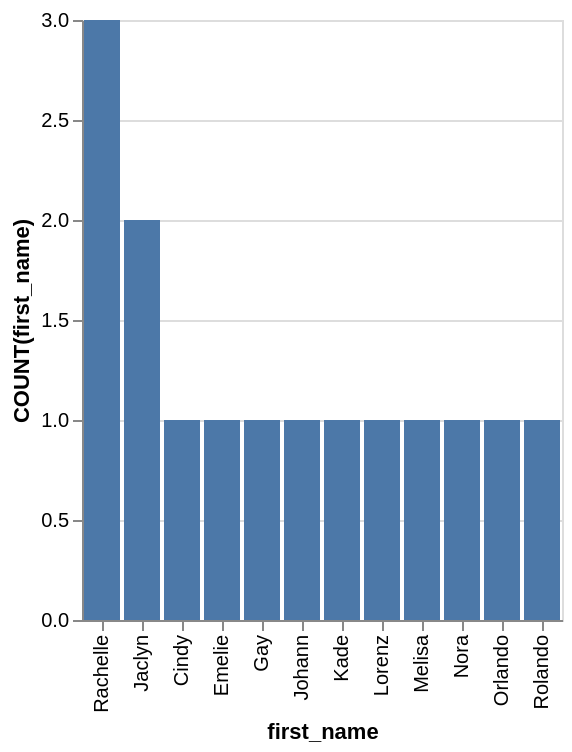

Describe this chart as a Vega-Lite specification.
### Vega-Lite specification from a JSON file in a GitHub repository (floating-point values rounded to 4 significant figures)
{"data": {"values": [{"x_data": "Cindy", "y_data": 1}, {"x_data": "Emelie", "y_data": 1}, {"x_data": "Gay", "y_data": 1}, {"x_data": "Jaclyn", "y_data": 2}, {"x_data": "Johann", "y_data": 1}, {"x_data": "Kade", "y_data": 1}, {"x_data": "Lorenz", "y_data": 1}, {"x_data": "Melisa", "y_data": 1}, {"x_data": "Nora", "y_data": 1}, {"x_data": "Orlando", "y_data": 1}, {"x_data": "Rachelle", "y_data": 3}, {"x_data": "Rolando", "y_data": 1}]}, "mark": "bar", "encoding": {"x": {"field": "x_data", "type": "nominal", "title": "first_name", "sort": {"op": "sum", "field": "y_data", "order": "descending"}}, "y": {"field": "y_data", "type": "quantitative", "title": "COUNT(first_name)"}}}
